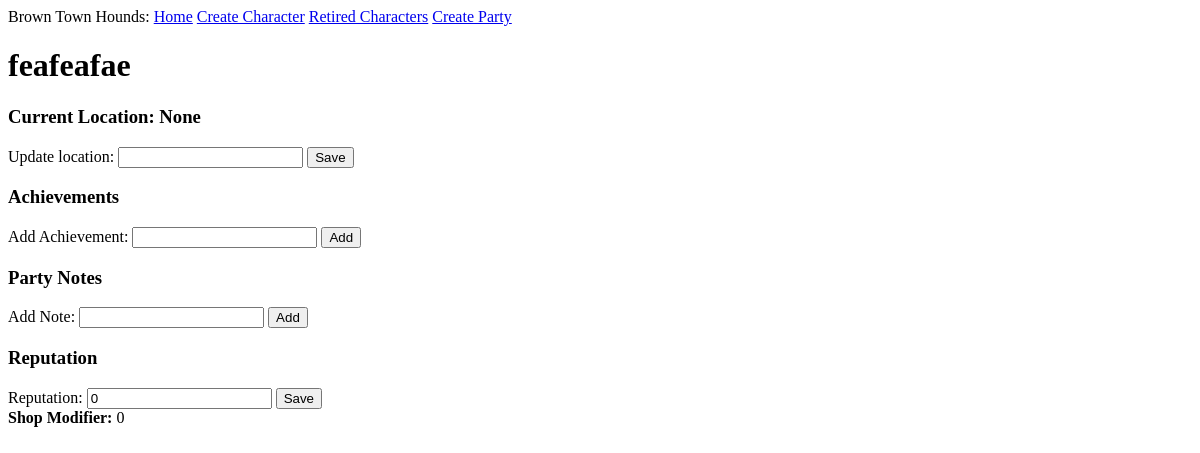
The page /party/feafeafae on the database as committed earlier.
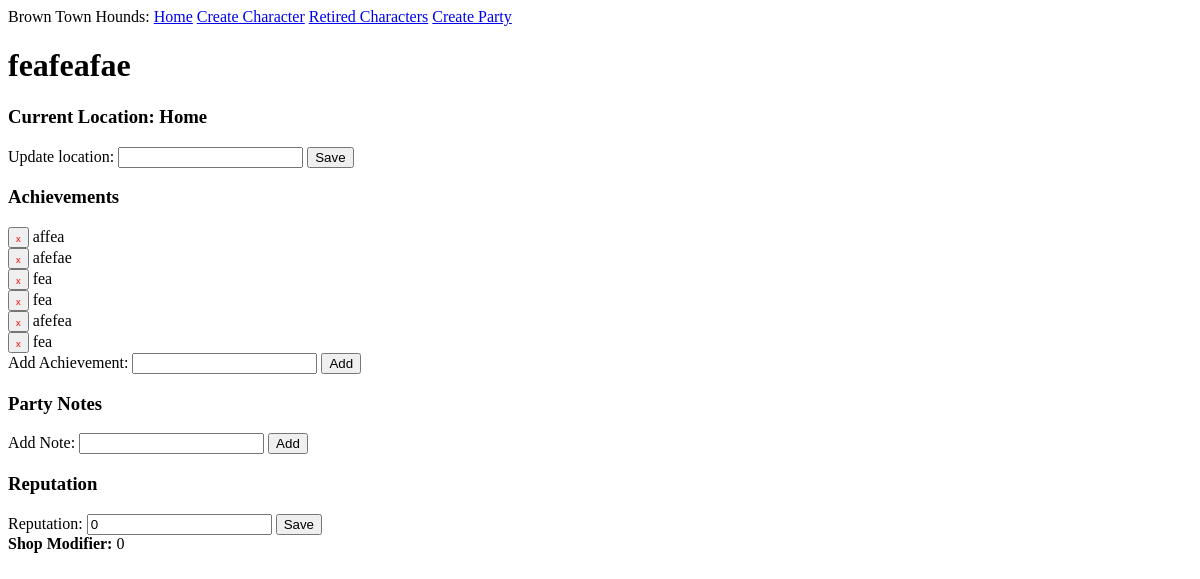
The same page on the database as committed later.
### app/models.py (models this page shows)
class Party(db.Model):
    id: so.Mapped[int] = so.mapped_column(primary_key=True)
    name: so.Mapped[str] = so.mapped_column(sa.String(64), index=True,
                                                unique=True)
    location: so.Mapped[str] = so.mapped_column(sa.String(64), index=True,
                                                unique=True, nullable=True)
    reputation: so.Mapped[int] = so.mapped_column(sa.Integer, index=True, default=0)
    notes: so.WriteOnlyMapped['PartyNotes'] = so.relationship(back_populates='party', cascade="all, delete", passive_deletes=True)
    achievements: so.WriteOnlyMapped['PartyAchievements'] = so.relationship(back_populates='party', cascade="all, delete", passive_deletes=True)

class PartyAchievements(db.Model):
    id: so.Mapped[int] = so.mapped_column(primary_key=True)
    text: so.Mapped[str] = so.mapped_column(sa.String(256))
    party_id: so.Mapped[str] = so.mapped_column(sa.ForeignKey(Party.id),
                                               index=True)
    timestamp: so.Mapped[datetime] = so.mapped_column(
        index=True, default=lambda: datetime.now(timezone.utc))
    party: so.Mapped["Party"] = so.relationship(back_populates='achievements')

### app/routes.py (the view, shortened to what this page needs)
@app.route('/party/<party_name>', methods=['GET', 'POST'])
def party(party_name):
    party_obj = db.first_or_404(sa.select(Party).where(Party.name == party_name)) #Get party from database
    party_achievements = db.session.scalars(party_obj.achievements.select()).all() #Get all achievements for this party from database
    party_notes = db.session.scalars(party_obj.notes.select()).all() #Get all notes for this party from database
    shop_modifier = SetPartyShopModifier(party_obj.reputation)
    form = PartyForm(request.form,obj=party_obj) #instantiate part form
    return render_template('party.html', party=party_obj, party_name=party_name, form=form, party_achievements=party_achievements, party_notes=party_notes, shop_modifier=shop_modifier)

### app/forms.py
class PartyForm(FlaskForm):
    loc = StringField('')
    achievement = StringField('')
    note = StringField('')
    reputation = IntegerField('')

### app/routes.py (called while the page is built)
def SetPartyShopModifier(partyRep):
    sign = math.copysign(1, partyRep)
    reputation_abs = abs(partyRep)
    shop_thresholds = [(-5, 19), (-4, 15), (-3, 11), (-2, 7), (-1, 3), (0, 0)]
    for mod, reputation in shop_thresholds:
        if reputation_abs >= reputation:
            modifier = mod * sign
            return (int(modifier))

### app/templates/party.html (shortened to what this page needs)
{% extends "base.html" %}
{% block content %}
<form action="" method="post" style="display:inline;">
    <h1>{{ party.name }}</h1>
    <h3>Current Location: {{ party.location }}</h3>
    Update location: {{ form.loc }}
    <button type="submit" name="location">Save</button>
</form>
    <h3>Achievements</h3>
<form action="" method="post" style="display:inline;">
    {% for achievement in party_achievements %}
    <button type="submit" name="delete_achievement" value="{{ achievement.id }}"><span style="font-size: 0.7em; color: red; border: none;">x</span></button> {{ achievement.text }}<br>
    {% endfor %}
</form>
<form action="" method="post" style="display:inline;">
    Add Achievement: {{ form.achievement }} <button type="submit" name="achievement">Add</button>
</form>
<h3>Party Notes</h3>
<form action="" method="post" style="display:inline;">
    Add Note: {{ form.note }} <button type="submit" name="note">Add</button>
</form>
<h3>Reputation</h3>
<form action="" method="post" style="display:inline;">
    Reputation: {{ form.reputation }}
    <button type="submit" name="reputation">Save</button><br>
</form>
<b>Shop Modifier:</b> {% if party.reputation < -2 %}+{% endif %}{{ shop_modifier }}
{% endblock %}

### app/templates/base.html (shortened to what this page needs)
<!doctype html>
<html>
    <head>
    </head>
    <body>
        <div>
            Brown Town Hounds:
            <a href="{{ url_for('index') }}">Home</a>
            <a href="{{ url_for('register') }}">Create Character</a>
            <a href="{{ url_for('RetiredCharacters') }}">Retired Characters</a>
            <a href="{{ url_for('CreateParty') }}">Create Party</a>
        </div>
        {% block content %}{% endblock %}
    </body>
</html>

Rows that differ between the two databases and show on the page:
changed Party "feafeafae": location "None" → "Home"
added PartyAchievements: {{ achievement.id }} 14 (drawn), text "affea"
added PartyAchievements: {{ achievement.id }} 15 (drawn), text "afefae"
added PartyAchievements: {{ achievement.id }} 16 (drawn), text "fea"
added PartyAchievements: {{ achievement.id }} 17 (drawn), text "fea"
added PartyAchievements: {{ achievement.id }} 18 (drawn), text "afefea"
added PartyAchievements: {{ achievement.id }} 19 (drawn), text "fea"
